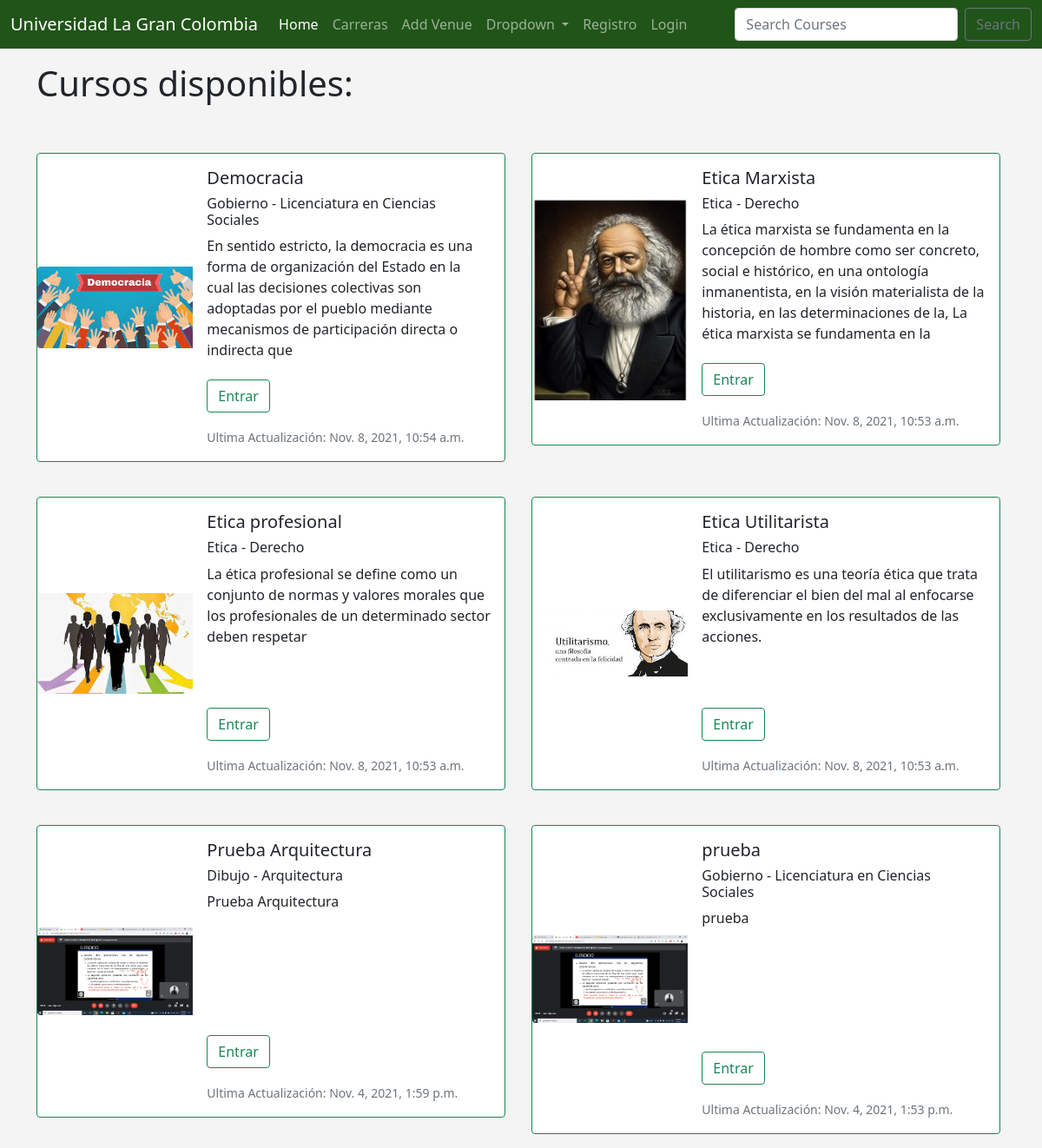
Before: / with the older database file.
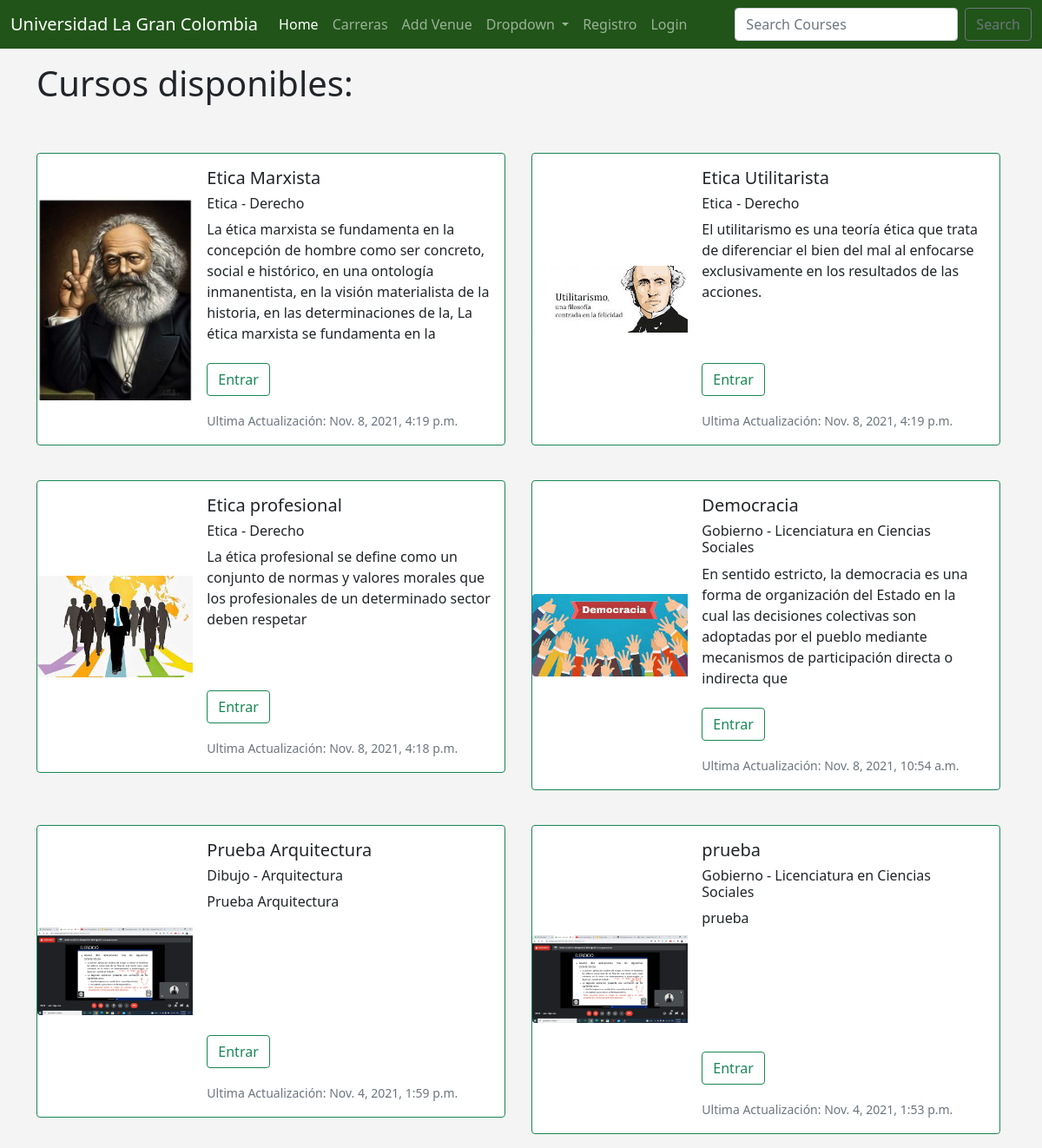
After: the same page with the newer database file.
### nombre/models.py (models this page shows, shortened)
class Tematica(models.Model):
    id           = models.BigAutoField(primary_key=True, serialize=False)
    imagen       = models.ImageField(null=True, upload_to='static/images/tematicas/',)
    titulo       = models.CharField(max_length=40)
    resumen      = models.CharField(max_length=300,)
    materia      = models.ForeignKey(Materia, on_delete=models.SET_NULL, null=True, blank=True)
    docente      = models.ForeignKey(Docente, on_delete=models.SET_NULL, null=True, blank=True)
    is_available = models.BooleanField(default=False)
    last_updated = models.DateTimeField(auto_now=True)
    def get_absolute_url(self):
        return reverse("ver-tematica", kwargs={'carrera': self.materia.carrera, 'materia': self.materia.nombre, 'titulo': self.titulo})

class Materia(models.Model):
    nombre = models.CharField(max_length=40)
    carrera = models.ForeignKey(Carrera, on_delete=models.SET_NULL, null=True)

class Carrera(models.Model):
    nombre      = models.CharField(max_length=50)
    def __str__(self):
        return '%s' % self.nombre

### nombre/views.py (the view)
# urls.py: 2. Add a URL to urlpatterns:  path('', views.home, name='home')
def home(request):
	cursos = Tematica.objects.filter(is_available=True).order_by('-last_updated')
	material_list = []
	for curso in cursos:
		material = Material.objects.filter(tematica=curso)
		for mater in material:
			print(mater)
			material_list.append((curso.titulo, mater))
	context = {
		'cursos': cursos,
		'material_list': material_list,
		'page_title': "UGC",
		}
	return render(request, 'nombre/home.html', context)

### nombre/templates/nombre/home.html
{% extends 'nombre/base.html' %}
{% block content %}
<h1>Cursos disponibles: </h1>
<br><br>
<div class="row row-cols-1 row-cols-md-2 g-4">
{% for curso in cursos %}
<div class="col">
<div class="card mb-3 border border-success" style="max-width: 540px;">
  <div class="row g-0">
    <div class="col-md-4 d-flex align-items-center">
      <img src="{{ curso.imagen.url }}" class="img-fluid rounded-start" alt="...">
    </div>
    <div class="col-md-8">
      <div class="card-body">
        <h5 class="card-title">{{ curso.titulo }}</h5>
        <h6 class="card-title">{{ curso.materia.nombre }} - {{ curso.materia.carrera.nombre }}</h6>
        <p class="card-text" style="overflow: hidden; height: 150px;">
          {{ curso.resumen }}
        </p>
        <p class="card-text"><a href="{{ curso.get_absolute_url }}" class="btn btn-outline-success"> Entrar</a></p>
        <p class="card-text"><small class="text-muted">Ultima Actualización: {{ curso.last_updated }}</small></p>
      </div>
    </div>
  </div>
</div>
</div>
{% endfor %}
</div>
{% endblock %}

### nombre/templates/nombre/base.html (shortened to what this page needs)
<!doctype html>
<html lang="en">
  <head>
    {% load static %}
    <link href="https://cdn.jsdelivr.net/npm/bootstrap@5.1.3/dist/css/bootstrap.min.css" rel="stylesheet">
  </head>
  <body>
  	{% include 'nombre/navbar.html' %}
  	<br>
    <div class="container">
      {% block content %}
  	  {% endblock %}
    </div>
  </body>
</html>

### nombre/templates/nombre/navbar.html (shortened to what this page needs)
<br><br>
<nav class="navbar navbar-expand-lg fixed-top navbar-dark" style="background-color: #215419;">
  <div class="container-fluid">
    <a class="navbar-brand" href="{% url 'home' %}">Universidad La Gran Colombia</a>
    <div class="collapse navbar-collapse" id="navbarSupportedContent">
      <ul class="navbar-nav me-auto mb-2 mb-lg-0">
        <li class="nav-item">
          <a class="nav-link active" aria-current="page" href="{% url 'home' %}">Home</a>
        </li>
        <li class="nav-item">
          <a class="nav-link" href="{% url 'carreras-detail' %}">Carreras</a>
        </li>
        <li class="nav-item">
          <a class="nav-link" href="{% url 'registro' %}">Add Venue</a>
        </li>
        <li class="nav-item dropdown">
          <a class="nav-link dropdown-toggle" href="#" id="navbarDropdown" role="button" data-bs-toggle="dropdown" aria-expanded="false">
            Dropdown
          </a>
        </li>
        {% if user.is_authenticated %}
        <li class="nav-item">
          <a class="nav-link" href="{% url 'logout' %}">Logout</a>
        </li>
        {% else %}
        <li class="nav-item">
          <a class="nav-link" href="{% url 'register-user' %}">Registro</a>
        </li>
        <li class="nav-item">
          <a class="nav-link" href="{% url 'login' %}">Login</a>
        </li>
        {% endif %}
      </ul>
      <form class="d-flex" method="POST", action="{% url 'search-tematica' %}"> {% csrf_token %}
        <input class="form-control me-2" type="search" placeholder="Search Courses" aria-label="Search" name="searched">
        <button class="btn btn-outline-secondary" type="submit">Search</button>
      </form>
    </div>
  </div>
</nav>

### nombre/templates/nombre/base.html (style rules this page uses)
body { background: #f4f4f4; }

Changed rows visible on the page:
changed Tematica "Etica Marxista": last_updated "Nov. 8, 2021, 10:53 a.m." → "Nov. 8, 2021, 4:19 p.m."; moves up the list
changed Tematica "Etica Utilitarista": last_updated "Nov. 8, 2021, 10:53 a.m." → "Nov. 8, 2021, 4:19 p.m."; moves up the list
changed Tematica "Etica profesional": last_updated "Nov. 8, 2021, 10:53 a.m." → "Nov. 8, 2021, 4:18 p.m."; moves down the list
